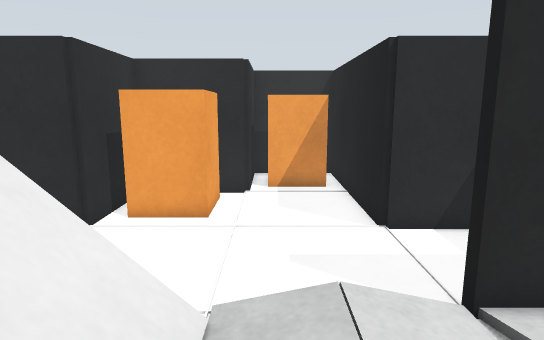
[1] (above)

13 first-person views from a walk through a Gazebo world. The camera is 0.69 m above the floor, tilts 10° down and sees 75° across. The floor is counted in squares, 0.25 m on a side. Each view is taken from the middle of a square. On the plan, view 1 faces up. The plan holds only what a view shows up to about 20 squares ahead; the rest is blank. The place goes on beyond the plan.

[2]
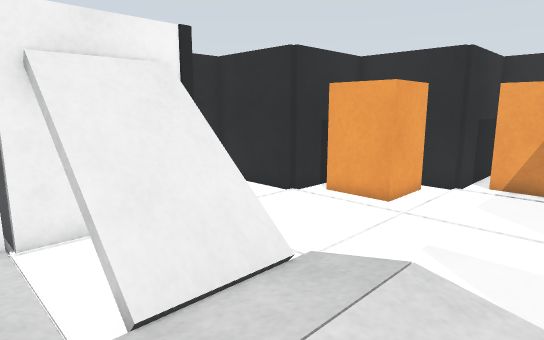

[3]
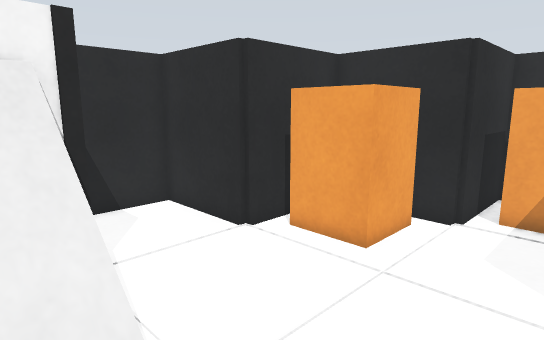

[4]
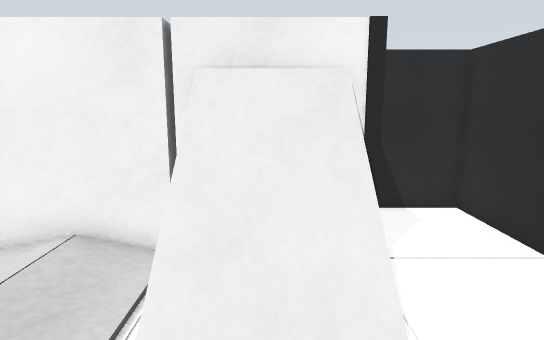

[5]
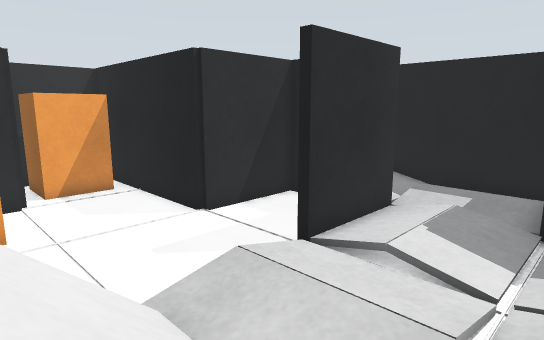

[6]
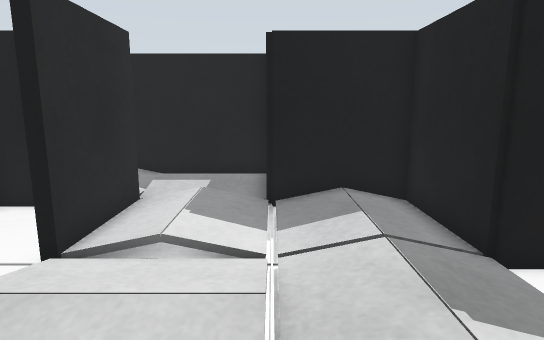

[7]
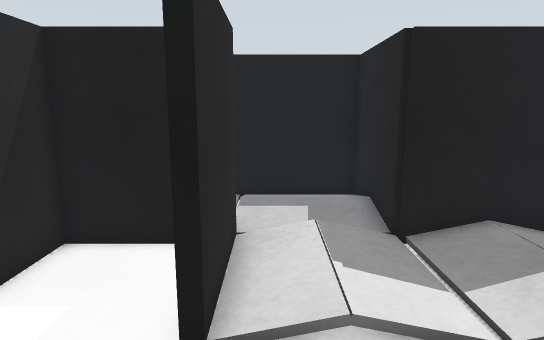

[8]
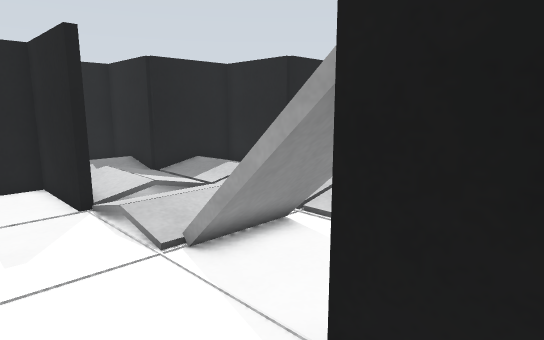

[9]
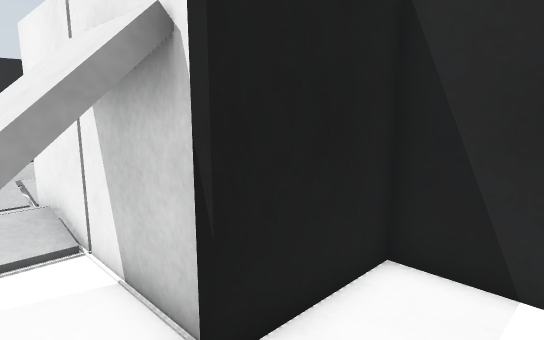

[10]
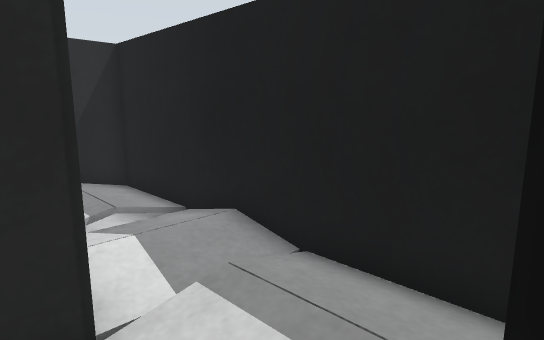

[11]
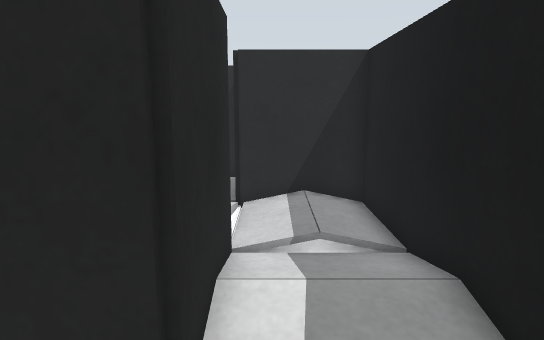

[12]
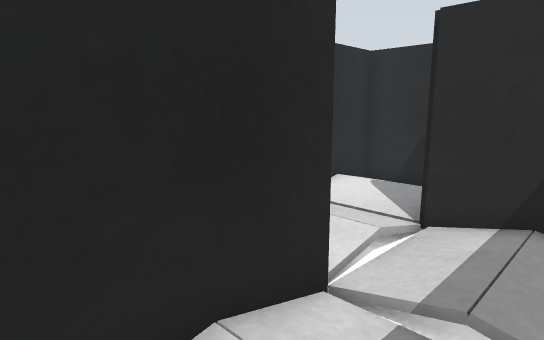

[13]
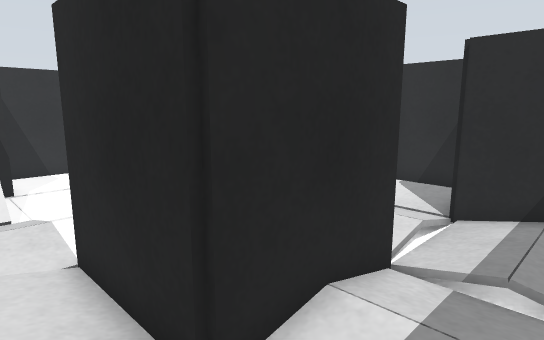

### Floor plan
Key: @ floor where view 1 was taken; # wall or solid block; . main floor; : floor 0.1 m higher than the main floor; + floor 0.15 m higher than the main floor; / step, stairs or slope; B brown box; G grey box.
Columns run from 9 left of view 1 to 11 right of it. Each row starts with its distance up from view 1.
 16         #B  #
 15         #B  #
 14         #BBB#
 13     #####...#   #####
 12     #  B....#   .   #
 11     #  B....#   .   #
 10     #BBB....#   .:+:#
  9 #####.......#####...#
  8 #...............#   #
  7 #...............#   #
  6 #...............#   #
  5 #####....///#####  /#
  4     G////  :/:      #
  3     G  //  :/+     :#
  2     G////   /::  :  #
  1    GG....   ....#####
  0     G :  @  /   #
 -1     G           #
 -2     G           #
 -3     G       #####

Where each view was taken, in squares from view 1:
view 1: 0 up, 0 right, facing up
view 2: 0 up, 3 right, facing up-left
view 3: 3 up, 2 right, facing up-left
view 4: 3 up, 2 right, facing left
view 5: 0 up, 3 left, facing up-right
view 6: 1 up, 3 left, facing right
view 7: 4 up, 1 left, facing right
view 8: 8 up, 7 left, facing down-right
view 9: 8 up, 3 left, facing down-left
view 10: 1 up, 6 right, facing up-right
view 11: 2 up, 8 right, facing up
view 12: 5 up, 10 right, facing up-left
view 13: 3 up, 10 right, facing up-left
